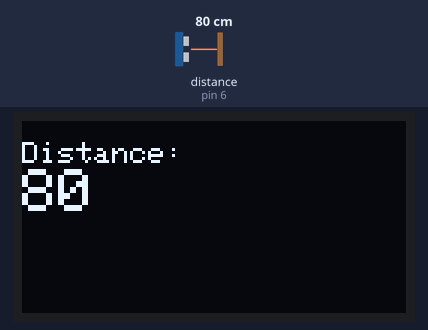
The sketch below on a simulated Arduino Uno, built with avr-gcc and run on an emulated ATmega328P. On the bench: 128×64 one-colour display. Wiring (inferred from the names in the program): ultrasonic range finder: trigger pin 7; echo pin 6. The test bench sets the inputs (shaded band); at power-on: distance to the obstacle (sensor on pin 6) 80 cm. The echo pulse lasts 58.3 µs per cm; what the sketch prints to the serial monitor is not drawn.

Above: at 4.6 s.
4.7 s: distance to the obstacle (sensor on pin 6) set to 2 cm
At 7.1 s:
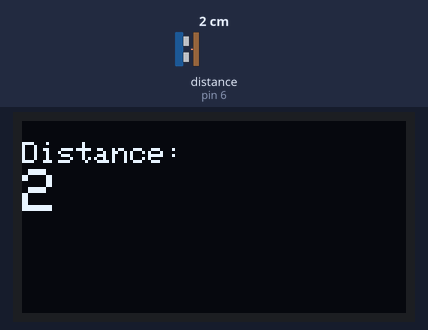
9.6 s: distance to the obstacle (sensor on pin 6) set to 4 cm
At 11.0 s:
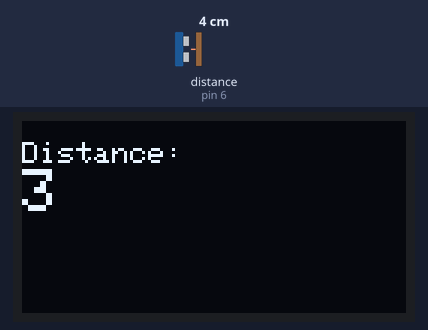
12.6 s: distance to the obstacle (sensor on pin 6) set to 9 cm
At 15.0 s:
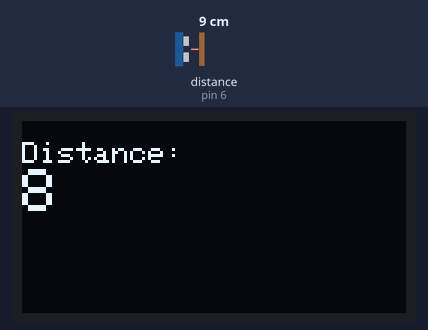
Timing chart, 0 to 16.5 s (numbered marks = the images above; inputs shaded):
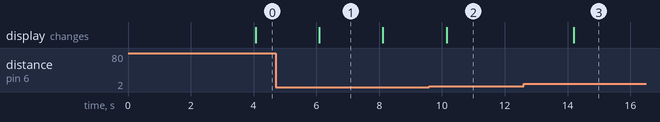

Measured:
- after the input at 4.7 s, the display: changes after 1.4 s (image 1)
- after the input at 9.6 s, the display: changes after 0.55 s (image 2)
- after the input at 12.6 s, the display: changes after 1.6 s (image 3)
- what the display in image 1 shows lasts 2.0 s, from 6.1 s to 8.1 s

The sketch:

distance-measurement-in-oled-display.ino
```cpp
//Tech Trends Shameer
//Distance Measurement Display in OLED

#include <Wire.h>
#include <Adafruit_GFX.h>
#include <Adafruit_SSD1306.h>
#include <Adafruit_Sensor.h>


#define SCREEN_WIDTH 128 // OLED display width, in pixels
#define SCREEN_HEIGHT 64 // OLED display height, in pixels

#define OLED_RESET 4
//Adafruit_SH1106 display(OLED_RESET);
Adafruit_SSD1306 display(SCREEN_WIDTH, SCREEN_HEIGHT);


#define BLUE 0x001F


#define trigPin 7 //Sensor Echo pin connected to Arduino pin 7
#define echoPin 6 //Sensor Trip pin connected to Arduino pin 6

void setup() {
  Serial.begin(115200);
  pinMode(trigPin, OUTPUT);
  pinMode(echoPin, INPUT);
 // display.begin(SH1106_SWITCHCAPVCC, 0x3C);
   display.begin(SSD1306_SWITCHCAPVCC, 0x3C);
  delay(2000);
  display.clearDisplay();
  display.setTextColor(SSD1306_WHITE);
 //  display.setTextColor(BLUE);
}

void loop() {
  delay(2000);

 long duration, distance;
  digitalWrite(trigPin, LOW);
  delayMicroseconds(2);
  digitalWrite(trigPin, HIGH);
  delayMicroseconds(10);
  digitalWrite(trigPin, LOW);
  duration = pulseIn(echoPin, HIGH);
  distance = (duration/2) / 29.1;

    Serial.print(distance);
  //clear display
  display.clearDisplay();

  // display Distance
  display.setTextSize(1);
  display.setCursor(0,7);
  //display.setTextColor(BLUE);
  display.print("Distance: ");
  display.setTextSize(2);
  display.setCursor(0,16);
  display.print(distance);
  display.print(" ");
  display.setTextSize(1);
 // display.cp437(true);
//  display.write(167);
  display.setTextSize(2);
 // display.print("C");


  display.display();
}
```
